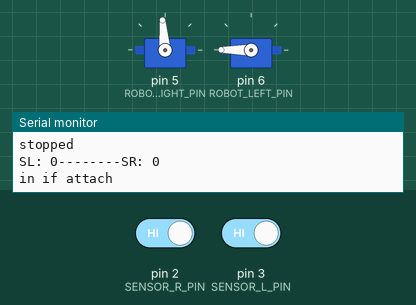
Simulated run of this sketch. Board: Arduino Uno, built with avr-gcc and run on an emulated ATmega328P. On the bench: 2 × servo, the last lines printed to the serial monitor. The inputs (shaded band) are chosen by the test bench; at power-on: pin 2 (SENSOR_R_PIN) HIGH, pin 3 (SENSOR_L_PIN) HIGH.

Above: at 0.05 s.
At 1.55 s:
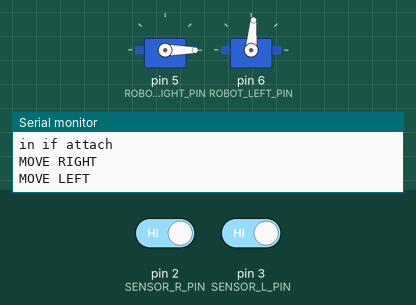
At 3.1 s:
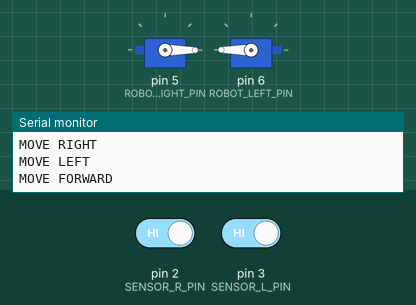
Timing chart, 0 to 7.1 s (numbered marks = the images above):
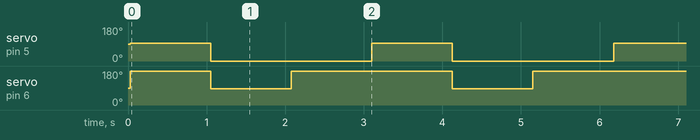

Measured:
- by itself, servo on pin 5 (ROBOT_RIGHT_PIN): alternates 95° for 1.0 s and 0° for 2.1 s
- by itself, servo on pin 6 (ROBOT_LEFT_PIN): repeats every 3.1 s: 85° 1.0 s, 180° 2.1 s

The sketch:

test_servo_and_line.ino
```cpp
#include "robot.h"
#include "line_sensor.h"

void setup(){
    Serial.begin(9600);
    robot_init();
    line_sensor_init();
}


void loop(){
  Serial.print("SL: ");Serial.print(AVERAGE_L);
  Serial.print("--------SR: ");Serial.println(AVERAGE_R);
    robot_calibrate();
}
```

line_sensor.h
```cpp
#define SENSOR_R_PIN 2 //right sensor
#define SENSOR_L_PIN 3 //left sensor

#define maxC 16
// These variables are marked 'volatile' to inform the compiler that they can change
// at any time (as they are set by hardware interrupts).
volatile uint32_t SENSOR_R_TIMER;
volatile uint32_t SENSOR_L_TIMER;

// Consider smoothing this value with your favorite smoothing technique (exponential moving average?)
volatile uint32_t SENSOR_R_READING;
volatile uint32_t SENSOR_L_READING;
volatile bool VALID_R=false;
volatile bool VALID_L=false;
volatile uint8_t COUNT_R = 0, COUNT_L = 0;
volatile uint32_t SUM_R=0,SUM_L=0,AVERAGE_L=0,AVERAGE_R=0;

void SENSOR_R_ISR();
void SENSOR_L_ISR();
void setup_sensor(int pin, long *sensor_timer);
void line_sensor_init();

/**
 * @brief
 *  Interrupt handler for sensor 0. Triggered as a result of digital signal
 * changing states from high to low.
*/
void SENSOR_R_ISR()
{
    // The sensor light reading is inversely proportional to the time taken
    // for the pin to fall from high to low. Lower values mean lighter colors.
    SENSOR_R_READING = micros() - SENSOR_R_TIMER;
    // Reset the sensor for another reading
    setup_sensor(SENSOR_R_PIN, &SENSOR_R_TIMER);
    COUNT_R++;
    SUM_R += SENSOR_R_READING;
    if (COUNT_R >= maxC)
    {
        VALID_R = true;
        AVERAGE_R = SUM_R >> (COUNT_R/4);
        SUM_R = 0;
        COUNT_R = 0;
    }
}

void SENSOR_L_ISR()
{
    SENSOR_L_READING = micros() - SENSOR_L_TIMER;
    setup_sensor(SENSOR_L_PIN, &SENSOR_L_TIMER);
    COUNT_L++;
    SUM_L += SENSOR_L_READING;
    if (COUNT_L >= maxC)
    {
        VALID_L = true;
        AVERAGE_L = SUM_L >> (COUNT_L/4);
        SUM_L = 0;
        COUNT_L = 0;
    }
}

/**
 * @brief
 *  initializes a sensor with an interrupt. There are 2 interrupts available
 * for digital state changes.
 * @param
 *  pin: Arduino digital pin
 *  sensor_timer: timer for sensor that times how long it takes for state
 * change
*/
// A digital write is required to trigger a sensor reading.
void setup_sensor(int pin, long *sensor_timer)
{
    *sensor_timer = micros();
    pinMode(pin, OUTPUT);
    digitalWrite(pin, HIGH);
    pinMode(pin, INPUT);
}

/**
 * Initializes the two line sensors
*/
void line_sensor_init()
{
    // Tell the compiler which pin to associate with which ISR
    attachInterrupt(digitalPinToInterrupt(SENSOR_R_PIN), SENSOR_R_ISR, LOW);
    attachInterrupt(digitalPinToInterrupt(SENSOR_L_PIN), SENSOR_L_ISR, LOW);
    VALID_L = false;
    VALID_R = false;
    // Setup the sensors
    setup_sensor(SENSOR_R_PIN, &SENSOR_R_TIMER);
    setup_sensor(SENSOR_L_PIN, &SENSOR_L_TIMER);
}

void line_sensor_detach() {
  detachInterrupt(digitalPinToInterrupt(SENSOR_R_PIN));
  detachInterrupt(digitalPinToInterrupt(SENSOR_L_PIN));
}
```

robot.h
```cpp
#include <Servo.h>

#define ROBOT_RIGHT_PIN 5
#define ROBOT_LEFT_PIN 6

Servo R;
Servo L;
enum DIRECTIONS : uint8_t
{
    right=1,
    left,
    forward,
    rstop,
    adj_right,
    adj_left,
    back
};

DIRECTIONS current_state;

void robot_move(DIRECTIONS dir)
{
    if (current_state != dir)
    {
        if (dir != rstop && (!R.attached() || !L.attached()))
        {
            Serial.println("in if attach");
            R.attach(ROBOT_RIGHT_PIN);
            L.attach(ROBOT_LEFT_PIN);
        }
        else if (dir == rstop)
        {
            R.detach();
            L.detach();
        }
        switch (dir)
        { //NEED SOME CALIBRATION
        case right:
            L.write(180);
            R.write(95);
            //Serial.println("right");
            break;
        case left:
            L.write(85);
            R.write(0);
            //Serial.println("left");
            break;
        case forward:
            //L.write(150);
            //R.write(30);
            L.write(180);
            R.write(0);
            //Serial.println("forward");
            break;
        case rstop:
            L.write(90);
            R.write(90);
            Serial.println("stopped");
            break;
        case adj_left:
            L.write(95);
            R.write(0);
            //Serial.println("adjust left");
            break;
        case adj_right:
            L.write(180);
            R.write(85);
            //Serial.println("adjust right");
            break;
        case back:
            L.write(0);
            R.write(180);
            Serial.println("back");
            break;
        }
        delay(25); //update the PWM every 20-30 ms.
        current_state = dir;
    }
}

void robot_init()
{
    R.attach(ROBOT_RIGHT_PIN);
    L.attach(ROBOT_LEFT_PIN);
    current_state = 0;
    robot_move(rstop);
}

void servo_detach(){
  R.detach();
  L.detach();
}

void robot_calibrate()
{
    robot_move(right);
    Serial.println("MOVE RIGHT");
    delay(1000);
    robot_move(left);
    Serial.println("MOVE LEFT");
    delay(1000);
    robot_move(forward);
    Serial.println("MOVE FORWARD");
    delay(1000);
//    robot_move(rstop);
//    Serial.println("MOVE STOP");
//    delay(1000);
//    robot_move(back);
//    Serial.println("MOVE BACK");
//    delay(1000);
}
```
